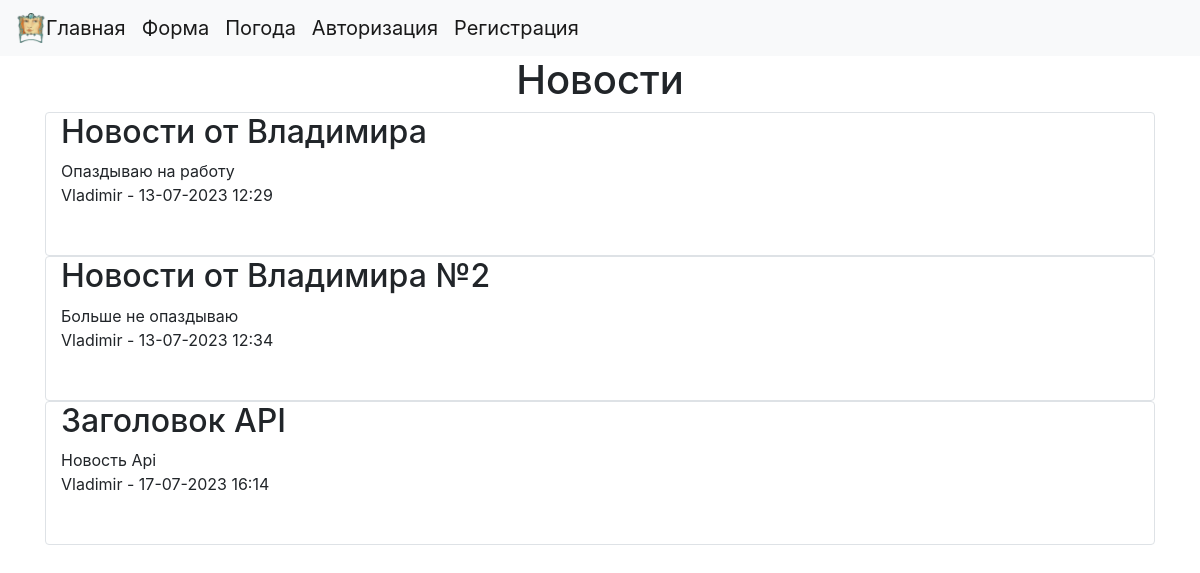
/index, run on the app's committed database.
### data/news.py (models this page shows, shortened)
class News(SqlAlchemyBase, UserMixin, SerializerMixin):
    __tablename__ = 'news'
    id = sqlalchemy.Column(sqlalchemy.Integer, primary_key=True, autoincrement=True)
    title = sqlalchemy.Column(sqlalchemy.String, nullable=True)
    content = sqlalchemy.Column(sqlalchemy.String, nullable=True)
    create_date = sqlalchemy.Column(sqlalchemy.DateTime, default=datetime.datetime.now())
    is_private = sqlalchemy.Column(sqlalchemy.Boolean, default=True)
    is_published = sqlalchemy.Column(sqlalchemy.Boolean, default=True)
    user_id = sqlalchemy.Column(sqlalchemy.Integer, sqlalchemy.ForeignKey("users.id"))
    user = orm.relationship('User')  # связываем с классом

### data/users.py (models this page shows, shortened)
class User(SqlAlchemyBase, UserMixin, SerializerMixin):
    __tablename__ = 'users'
    id = sqlalchemy.Column(sqlalchemy.Integer, primary_key=True, autoincrement=True)
    name = sqlalchemy.Column(sqlalchemy.String, nullable=True)
    about = sqlalchemy.Column(sqlalchemy.String, nullable=True)
    email = sqlalchemy.Column(sqlalchemy.String, index=True, unique=True, nullable=True)
    hashed_password = sqlalchemy.Column(sqlalchemy.String, nullable=True)
    create_date = sqlalchemy.Column(sqlalchemy.DateTime, default=datetime.datetime.now())
    news = orm.relationship("News", back_populates='user')  # связываем с классом и user

### main.py (the view)
@app.route('/')
@app.route('/index')
def index():
    db_sess = db_session.create_session()
    if current_user.is_authenticated:
        news = db_sess.query(News).filter((News.user == current_user) | (News.is_private != True))
    else:
        news = db_sess.query(News).filter(News.is_private != True)
    return render_template('index.html', title='Новости', news=news)  # * список **словарь

### data/db_session.py (called while the page is built)
def create_session() -> Session:  # аннотатор функций, возвращает сессию
    global created
    return created()

### templates/index.html (shortened to what this page needs)
{% extends "base.html" %}
{% block content %}
<h1 align="center"> Новости </h1>
<div class="container">
{% for item in news %}
<div class="col border rounded ">
    <h2>{{ item.title }} </h2>
    <div>{{ item.content }}</div>
    <div>{{ item.user.name }} - {{ item.create_date.strftime("%d-%m-%Y %H:%M")}}</div>
<br><br></div>
{% endfor %}
</div>
{% endblock %}

### data on the page
News: title "Новости от Владимира", content "Опаздываю на работу", user.name "Vladimir", create_date "13-07-2023 12:29"
News: title "Новости от Владимира №2", content "Больше не опаздываю", user.name "Vladimir", create_date "13-07-2023 12:34"
News: title "Заголовок API", content "Новость Api", user.name "Vladimir", create_date "17-07-2023 16:14"
